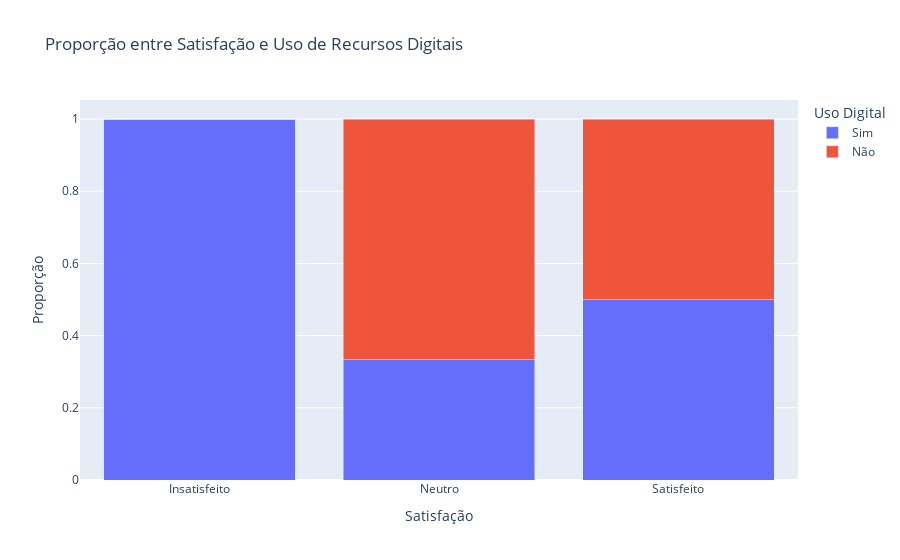

The code cell stored with this chart in its notebook:
### Code cell
import pandas as pd
import plotly.express as px

data = {'Satisfação': ['Satisfeito', 'Satisfeito', 'Neutro', 'Insatisfeito', 'Satisfeito', 
                       'Neutro', 'Insatisfeito', 'Neutro', 'Satisfeito', 'Insatisfeito'],
        'Uso Digital': ['Sim', 'Não', 'Sim', 'Sim', 'Não', 
                        'Não', 'Sim', 'Não', 'Sim', 'Sim']}
df = pd.DataFrame(data)
# Calculando as proporções
contingency_table_div = pd.crosstab(df['Satisfação'], df['Uso Digital'], normalize='index').reset_index()

# Criando gráfico de barras empilhadas com proporções
fig = px.bar(contingency_table_div, 
             x='Satisfação', 
             y=['Sim', 'Não'], 
             title='Proporção entre Satisfação e Uso de Recursos Digitais',
             labels={'value': 'Proporção', 'variable': 'Uso Digital'}, 
             barmode='stack')

fig.show()

### Figure 1 — Plotly figure (JSON) as saved in the notebook; plotly's stock layout.template omitted (floating-point values rounded to 4 significant figures)
{"data": [{"alignmentgroup": "True", "hovertemplate": "Uso Digital=Sim<br>Satisfação=%{x}<br>Proporção=%{y}<extra></extra>", "legendgroup": "Sim", "marker": {"color": "#636efa", "pattern": {"shape": ""}}, "name": "Sim", "offsetgroup": "Sim", "orientation": "v", "showlegend": true, "textposition": "auto", "type": "bar", "x": ["Insatisfeito", "Neutro", "Satisfeito"], "xaxis": "x", "y": [1, 0.3333, 0.5], "yaxis": "y"}, {"alignmentgroup": "True", "hovertemplate": "Uso Digital=Não<br>Satisfação=%{x}<br>Proporção=%{y}<extra></extra>", "legendgroup": "Não", "marker": {"color": "#EF553B", "pattern": {"shape": ""}}, "name": "Não", "offsetgroup": "Não", "orientation": "v", "showlegend": true, "textposition": "auto", "type": "bar", "x": ["Insatisfeito", "Neutro", "Satisfeito"], "xaxis": "x", "y": [0, 0.6667, 0.5], "yaxis": "y"}], "layout": {"barmode": "stack", "legend": {"title": {"text": "Uso Digital"}, "tracegroupgap": 0}, "title": {"text": "Proporção entre Satisfação e Uso de Recursos Digitais"}, "xaxis": {"anchor": "y", "domain": [0, 1], "title": {"text": "Satisfação"}}, "yaxis": {"anchor": "x", "domain": [0, 1], "title": {"text": "Proporção"}}}}
